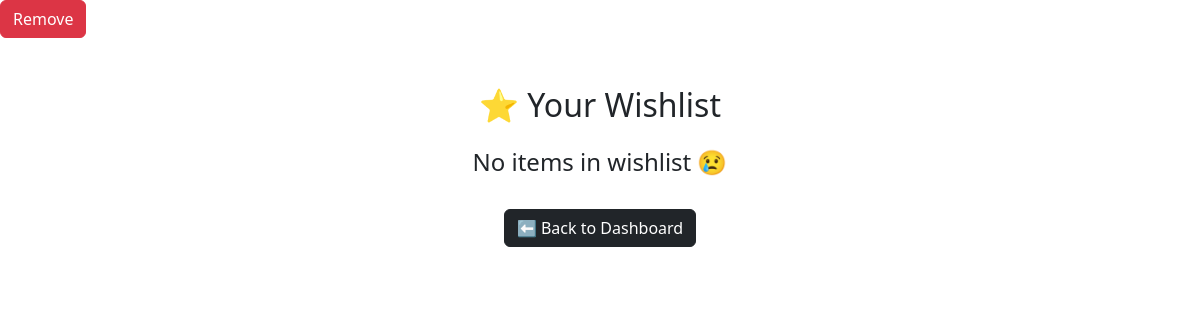
The page /wishlist-page/ (signed in) on the database as committed earlier.
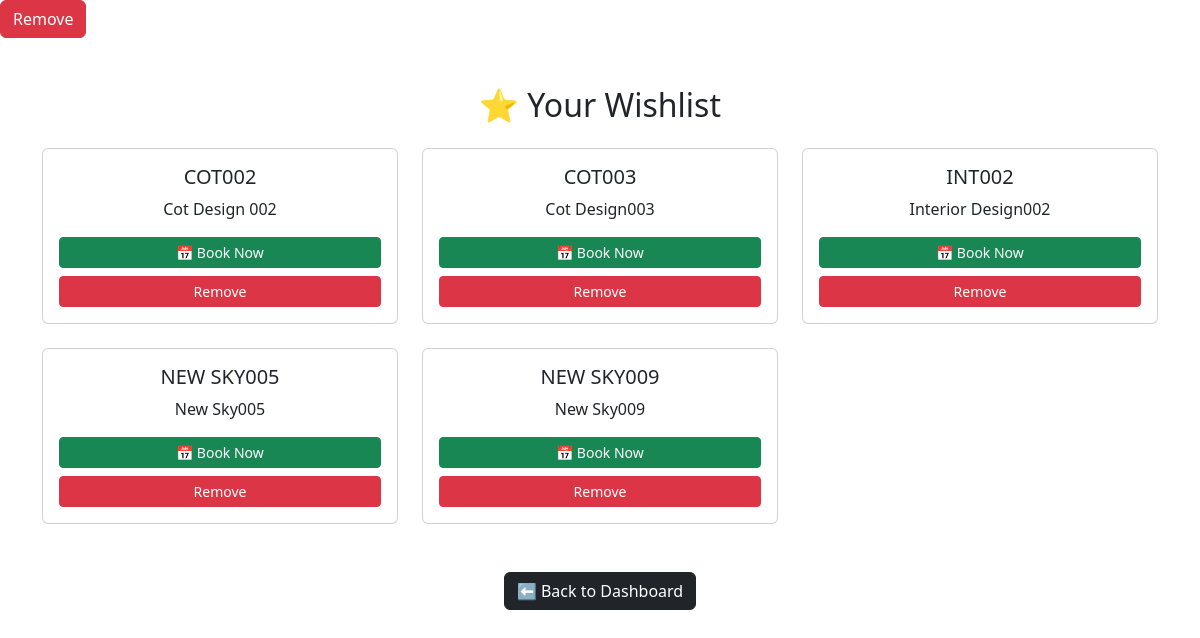
The same page on the database as committed later.
### designs/models.py (models this page shows, shortened)
class Wishlist(models.Model):
    user = models.ForeignKey(User, on_delete=models.CASCADE)
    design = models.ForeignKey(Design, on_delete=models.CASCADE)
    class Meta:
        unique_together = ('user', 'design')

class Design(models.Model):
    category = models.ForeignKey(Category, on_delete=models.CASCADE)
    name = models.CharField(max_length=200)
    description = models.TextField()
    image = models.ImageField(upload_to='designs/')
    likes = models.ManyToManyField(User, related_name='liked_designs', blank=True)

### designs/views.py (the view)
# urls.py: path('wishlist-page/', views.wishlist_page, name='wishlist_page'),
@login_required
def wishlist_page(request):
    wishes = Wishlist.objects.filter(user=request.user)
    return render(request, 'wishlist.html', {
        'wishes': wishes
    })

### templates/wishlist.html (shortened to what this page needs)
<a href="/remove_wishlist/{{item.id}}/" class="btn btn-danger">
Remove
</a><!DOCTYPE html>
<html>
<head>
    <link href="https://cdn.jsdelivr.net/npm/bootstrap@5.3.2/dist/css/bootstrap.min.css" rel="stylesheet">
</head>
<body>
<div class="container mt-5">
    <h2 class="text-center mb-4">⭐ Your Wishlist</h2>
    <div class="row">
        {% for w in wishes %}
        <div class="col-md-4 mb-4">
            <div class="card p-3 text-center">
                <h5>{{ w.design.name }}</h5>
                <p>{{ w.design.description }}</p>
                <a href="/booking/{{w.design.id}}/" class="btn btn-success btn-sm mb-2">
                    📅 Book Now
                </a>
                <button onclick="removeWishlist({{w.design.id}})" class="btn btn-danger btn-sm">
                    Remove
                </button>
            </div>
        </div>
        {% empty %}
        <h4 class="text-center">No items in wishlist 😢</h4>
        {% endfor %}
    </div>
    <div class="text-center mt-4">
        <a href="/dashboard/" class="btn btn-dark">⬅ Back to Dashboard</a>
    </div>
</div>
</body>
</html>

Rows that differ between the two databases and show on the page:
added Wishlist: design.name "COT002", design.description "Cot Design 002"
added Wishlist: design.name "COT003", design.description "Cot Design003"
added Wishlist: design.name "INT002", design.description "Interior Design002"
added Wishlist: design.name "NEW SKY005", design.description "New Sky005"
added Wishlist: design.name "NEW SKY009", design.description "New Sky009"
Other text that changed with them:
text no longer shown: "No items in wishlist 😢"
